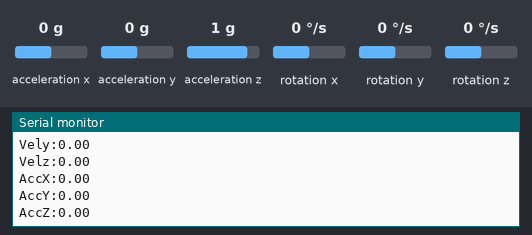
A sketch run on a simulated Arduino Uno, built with avr-gcc and run on an emulated ATmega328P. Parts: the last lines printed to the serial monitor. The inputs (shaded band) are chosen by the test bench; at power-on: acceleration x 0 g, acceleration y 0 g, acceleration z 1 g, rotation x 0 °/s, rotation y 0 °/s, rotation z 0 °/s.

Above: at 4.2 s.
4.3 s: acceleration x set to -0.8 g
At 4.8 s:
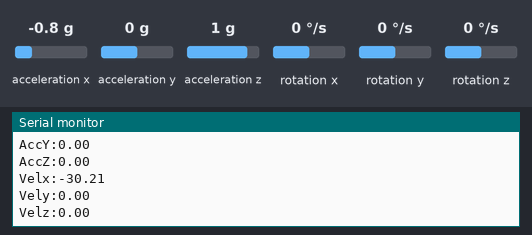
7.3 s: acceleration y set to -0.8 g
At 8.1 s:
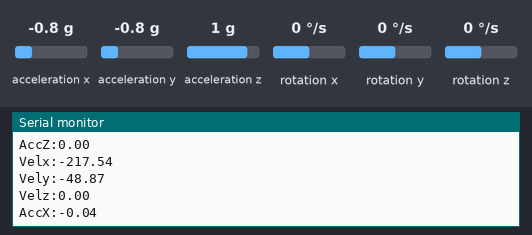
10.3 s: acceleration z set to 0 g
At 10.8 s:
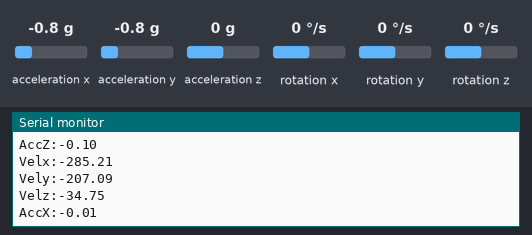
13.3 s: acceleration x set to 0.1 g
At 13.8 s:
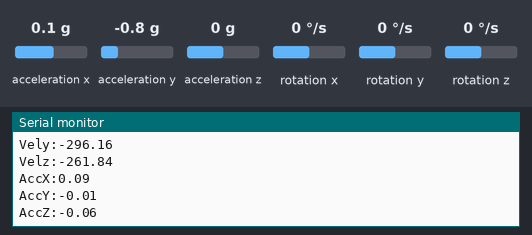
16.3 s: acceleration y set to -1.4 g
At 17.0 s:
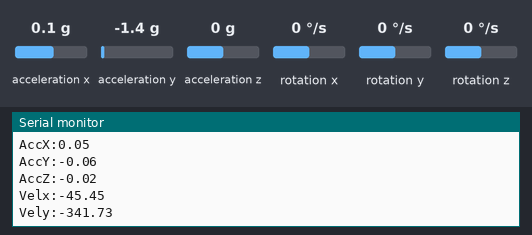
19.3 s: acceleration x set to -0.1 g
At 20.3 s:
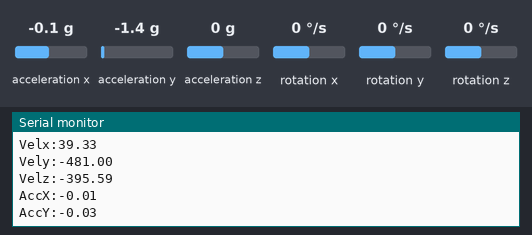
Timing chart, 0 to 22.3 s (numbered marks = the images above; inputs shaded):
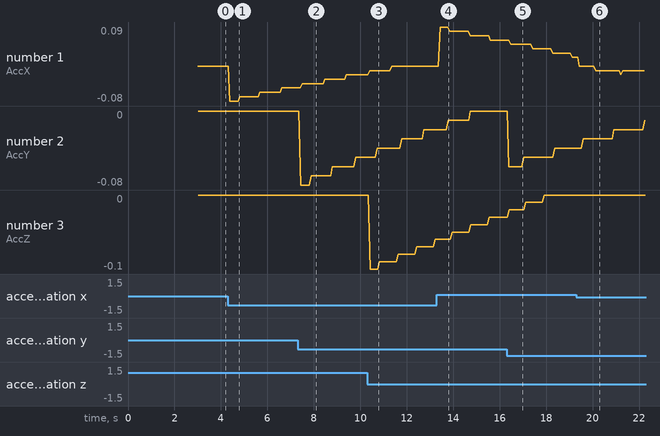

Measured:
- after the input at 4.3 s, the serial monitor: prints a new line after 0.08 s (image 1)
- plotted number 1: 0 → -0.05 after the input at 4.3 s

The sketch:

main.ino
```cpp
/*
CONSIDERAÇÕES PRELIMINARES:
Explicações geais:
  As variáveis são todas static para evitar realocação de memória e melhorar a eficiência.
  Isso também serve para manter os valores de timeAtu e timeAnt entre as chamadas de updateAscelTime()
  e iniciar as variáveis no loop() com um valor inicial sem ter que setar elas no setup().

  O filtro de média variável atenua variações pontuais no sinal, fazendo-o tender à constância. Como a gravidade é constante, a ideia é
  que, descontando o valor filtrado do valor bruto, na prática, acabe descontando a gravidade que tenha escapado da correção prelimi nar.

  O filtro de média variável dependeria de um laço for, mas isso obrigaria a ler os n valores para depois fazer algo, o que causaria atraso.
  Então preferi usar o próprio laço do void loop() para poder ler e executar o resto ao mesmo tempo. Por isso é necessário counter; já que não tem o contador do for.

  A convenção nos arrays é 0 para x, 1 para y e 2 para z.

Precida adicionar:
  A interface para colocar a massa [teste]
  Implementar a integração para obter a gravidade

*/

#include <MPU6050_tockn.h>
#include <Wire.h>

#define n 100//Tamanho do buffer do filtro.
#define sda A4
#define scl A5


MPU6050 mpu6050(Wire);

static float g; // Armazena a gravidade

//Retorna o sinal
//Não era para precisar disso, mas o calculo da componente gravitacional no eixo z não retorna sinal, então precisa dissol.
int sig(float value){
  if(value > 0){
    return 1;
  }else if(value < 0){
    return -1;
  }else{
    return 0;
  }
}

//Mede a asceleração e o tempo entre as medidas
void updateAscelTime(float (&Ascel)[3], int &DeltaT){
  static unsigned long timeAtu, timeAnt = 0;//Variáveis para cálculo de DeltaT
  mpu6050.update();//Obtém as leituras do senssor
  //Calcula o tempo entre a medição atual e a anterior
  timeAtu = millis();
  DeltaT = timeAtu - timeAnt;
  timeAnt = timeAtu;
  //Faz uma correção preliminar removendo a constante gravitacional com base nos ângulos.
  Ascel[0] = mpu6050.getAccX(); //+ g * sin(mpu6050.getAngleY()*PI/180);
  Ascel[1] = mpu6050.getAccY(); //- g * sin(mpu6050.getAngleX()*PI/180) * cos(mpu6050.getAngleY()*PI/180);
  Ascel[2] = mpu6050.getAccZ(); //- g * cos(mpu6050.getAngleX()*PI/180) * cos(mpu6050.getAngleY()*PI/180) * sig(mpu6050.getAccZ());
}

void setup() {
  pinMode(sda,INPUT);
  pinMode(scl,INPUT);
  Serial.begin(9600);
  Wire.begin();
  mpu6050.begin();
  mpu6050.calcGyroOffsets(true);
  mpu6050.update();
  g = sqrt(pow(mpu6050.getAccX(),2)+pow(mpu6050.getAccY(),2)+pow(mpu6050.getAccZ(),2));//Obtem a asceleração da gravidade
}

void loop() {
  //Array para a leitura da asceleração
  static float ascel[3];

  //Variáveis integração
  static float v[3] ={0,0,0};//Armazenam a velocidade nos tres eixos
  static int deltaT;//Armazena o tempo entre a medida atual e a anterior

  //Variáveis filtro de média móvel:
  static float a[n][3], med[3], soma[3] = {0,0,0};
  static int counter = 0;
  static bool carregate = true;

  //Variáveis do calculo da potência de impacto:
  static float P, A, V, m;

  //FILTRO DE MÉDIA MÓVEL:

  //Carrega o buffer na primeira vez para eliminar o lixo da memória.
  //No futuro talvez mover para o setup(), mas isso tornaria "ascel", "deltaT" e "a" globais, tornando menos eficiente.
  if(carregate){
    updateAscelTime(ascel, deltaT);//Obtem os valores atuais de asceleração.
    for(int i =0; i<n; i++){//Repete para os n termos de "a" preenchendo a dimenssão temporal
      for(int j=0; j<3; j++){//Repete para os três eixos
        a[i][j] = ascel[j];
        soma[j] += a[i][j];
      }
    }
    carregate = false;//Desabilita para o restante do tempo de execução.
  }
  static float ascelA[3] = {0,0,0};
  updateAscelTime(ascel, deltaT);
  for (int i =0; i<3; i++){//Repete três vezes, uma para cada eixo
    soma[i] = soma[i] - a[counter][i] + ascel[i];//Substitui em "soma" a informação mais antiga pela mais nova
    a[counter][i] = ascel[i];//Substitui em "a" a informação mais antiga pela mais nova
    med[i] = soma[i]/n;//Calcula a media dividindo o total pelo numero de fatores
    ascel[i] -= med[i];
    ascel[i] /= 10;
    //if(ascel[i] < 0.01 && ascel[i] > -0.01){ascel[i] = 0;}
    v[i] += (ascel[i]+ascelA[i])*deltaT/2;
    ascelA[i] = ascel[i];
  }

  //Debug:

  Serial.print("AccX:");
  Serial.println(ascel[0]);
  Serial.print("AccY:");
  Serial.println(ascel[1]);
  Serial.print("AccZ:");
  Serial.println(ascel[2]);

  Serial.print("Velx:");
  Serial.println(v[0]);
  Serial.print("Vely:");
  Serial.println(v[1]);
  Serial.print("Velz:");
  Serial.println(v[2]);

  counter = (counter +1) % n;//Incrementa counter

  //Cálculo da potência
  A = sqrt(pow(med[0],2)+pow(med[1],2)+pow(med[2],2));//Calcula a asceleração total com pitágoras
  V = sqrt(pow(v[0],2)+pow(v[1],2)+pow(v[2],2));//Calcula a velocidade total com pitágoras
  P = m * A * V;//Calcula a potência cinética

  //Aqui tem que  implementar toda a mecânica do alarme.
}
```
